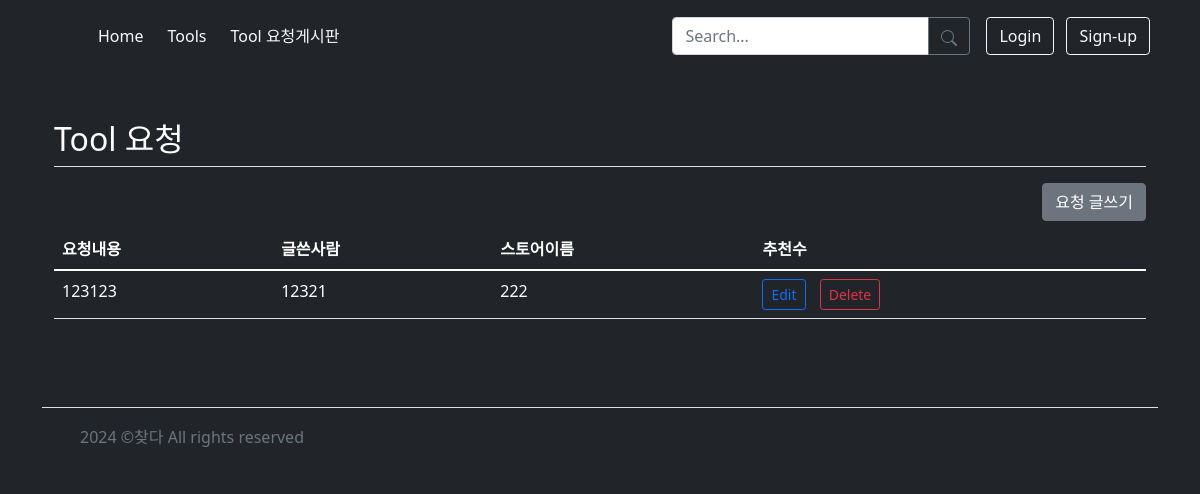
Page /tool-request on the earlier database version.
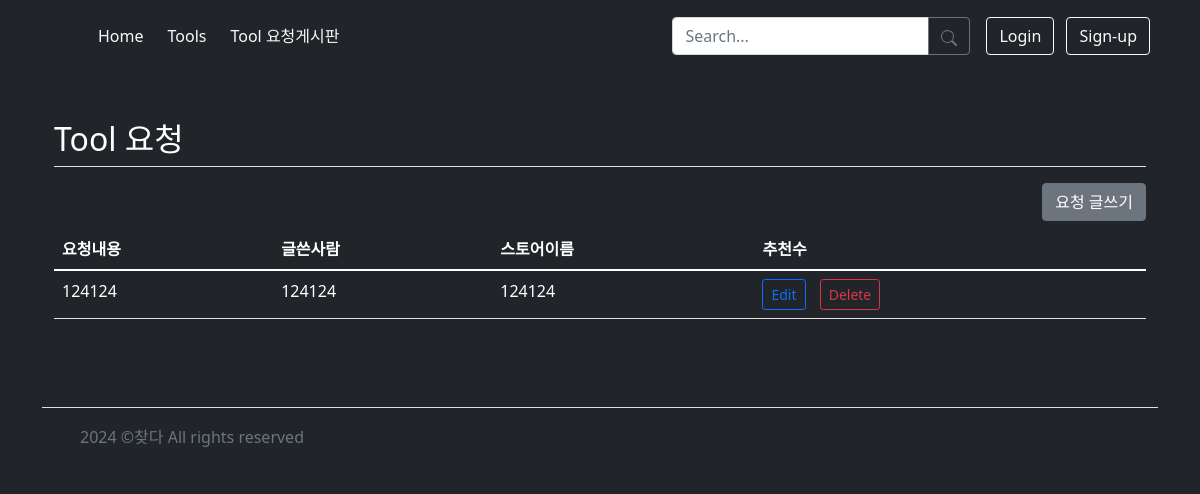
Same page on the later database version.
### app/models.py (models this page shows)
class Content(db.Model):
    id = db.Column(db.Integer, primary_key=True)
    title = db.Column(db.String(100), nullable=False)
    author = db.Column(db.String(100), nullable=False)
    genre = db.Column(db.String(50), nullable=False)

### app/main/routes.py (the view)
@main.route('/tool-request')
def tool_request():
    contents = Content.query.all()
    return render_template('tool_request/tool_list.html', contents=contents)

### app/templates/tool_request/tool_list.html
{% extends 'base.html' %}
{% block head %}
{{ super() }}
{% endblock %}
{% block content %}
<div class="container px-4 py-5 text-white" id="icon-grid">
    <h2 class="pb-2 border-bottom">Tool 요청</h2>
    <div class="text-end">
        <a href="{{ url_for('main.add_content')}}" class="btn btn-secondary my-2">요청 글쓰기</a>
    </div>
    <table class="table">
        <thead class="table-dark">
            <tr>
                <th>요청내용</th>
                <th>글쓴사람</th>
                <th>스토어이름</th>
                <th>추천수</th>
            </tr>
        </thead>
        <tbody style="color: white;">
            {% for content in contents %}
            <tr>
                <td>{{ content.title }}</td>
                <td>{{ content.author }}</td>
                <td>{{ content.genre }}</td>
                <td>
                    <a href="{{ url_for('main.edit_content', id=content.id) }}" class="btn btn-outline-primary btn-sm" style="margin-right: 10px;">Edit</a>
                    <form action="{{ url_for('main.delete_content', id=content.id) }}" method="POST" style="display:inline;">
                        <button type="submit" class="btn btn-outline-danger btn-sm">Delete</button>
                    </form>
                </td>
            </tr>
            {% endfor %}
        </tbody>
    </table>
</div>
{% endblock %}

### app/templates/base.html (shortened to what this page needs)
<!DOCTYPE html>
<html lang="en">
<head>
    {% block head %}
    <link href="https://cdn.jsdelivr.net/npm/bootstrap@5.1.3/dist/css/bootstrap.min.css" rel="stylesheet">
    <link href="https://cdn.jsdelivr.net/npm/bootstrap-icons@1.8.1/font/bootstrap-icons.css" rel="stylesheet">
    <link href="{{ url_for('static', filename='css/style.css') }}" rel="stylesheet">
    {% endblock %}
</head>
<body>
    <header class="p-3">
        <div class="container">
            <div class="d-flex flex-wrap align-items-center justify-content-center justify-content-lg-start">
                <a href="/" class="d-flex align-items-center mb-2 mb-lg-0 text-white text-decoration-none">
                    <svg class="bi me-2" width="40" height="32" role="img" aria-label="Bootstrap"><use xlink:href="#bootstrap"></use></svg>
                </a>
                <ul class="nav col-12 col-lg-auto me-lg-auto mb-2 justify-content-center mb-md-0">
                    <li><a href="{{ url_for('main.home')}}" class="nav-link px-2 text-light me-2">Home</a></li>
                    <li class="nav-item dropdown">
                        <a class="nav-link dropdown-toggle nav-link px-2 text-light me-2" href="{{ url_for('main.tool')}}" id="navbarDropdownTool" role="button" aria-expanded="false">
                            Tools
                        </a>
                    </li>
                    <li><a href="{{ url_for('main.tool_request')}}" class="nav-link px-2 text-light me-2">Tool 요청게시판</a></li>
                </ul>
                <form class="col-12 col-lg-auto mb-3 mb-lg-0 me-lg-3" action="#" method="get">
                    <div class="input-group">
                        <input type="search" class="form-control form-control-dark" placeholder="Search..." aria-label="Search" aria-describedby="button-addon2">
                        <button class="btn btn-outline-secondary" type="submit" id="button-addon2">
                        </button>
                    </div>
                </form>
                <div class="text-end">
                    <button type="button" class="btn btn-outline-light me-2">Login</button>
                    <button type="button" class="btn btn-outline-light me-2">Sign-up</button>
                </div>
            </div>
        </div>
    </header>
    <body class="bg-dark">
    {% block content %}
    {% endblock %}
    </body>
    <div class=container>
        <footer class="d-flex flex-wrap justify-content-between align-items-center py-3 my-4 border-top">
            <div class="col-md-4 d-flex align-items-center">
            <a href="/" class="mb-3 me-2 mb-md-0 text-muted text-decoration-none lh-1">
                <svg class="bi" width="30" height="24"><use xlink:href="#bootstrap"></use></svg>
            </a>
            <span class="text-muted">2024 ©찾다 All rights reserved</span>
            </div>
            <ul class="nav col-md-4 justify-content-end list-unstyled d-flex">
            <li class="ms-3"><a class="text-muted" href="#"><svg class="bi" width="24" height="24"><use xlink:href="#twitter"></use></svg></a></li>
            <li class="ms-3"><a class="text-muted" href="#"><svg class="bi" width="24" height="24"><use xlink:href="#instagram"></use></svg></a></li>
            <li class="ms-3"><a class="text-muted" href="#"><svg class="bi" width="24" height="24"><use xlink:href="#facebook"></use></svg></a></li>
            </ul>
        </footer>
    </div>
</body>
</html>

### app/static/css/style.css (style rules this page uses)
.dropdown-toggle::after { display: none; }

Differences in the rows shown:
changed Content: title "123123" → "124124"; author "12321" → "124124"; genre "222" → "124124"
